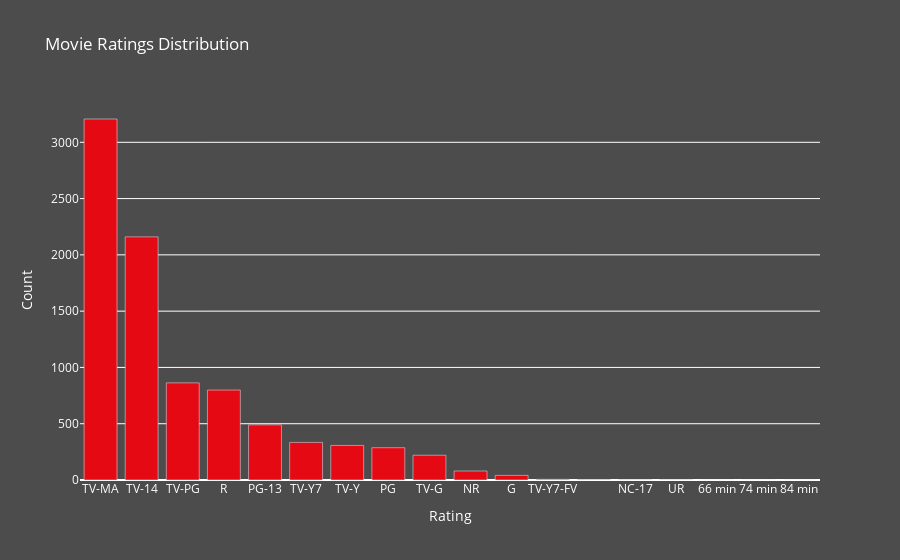

This figure's notebook cell:
### Markdown cell above
## Movie Rating Distribution

### Code cell
ratings       = list(netflix_data['rating'].value_counts().index)
rating_counts = list(netflix_data['rating'].value_counts().values)

fig = go.Figure(data=[go.Bar(
    x=ratings,
    y=rating_counts,
    marker_color='#E50914'
)])

fig.update_layout(
    title='Movie Ratings Distribution',
    xaxis_title='Rating',
    yaxis_title='Count',
    plot_bgcolor='rgba(0, 0, 0, 0)',
    paper_bgcolor='rgba(0, 0, 0, 0.7)',
    font=dict(
        color='white'
    )
)

fig.show()

### Figure 1 — Plotly figure (JSON) as saved in the notebook; plotly's stock layout.template omitted (floating-point values rounded to 4 significant figures)
{"data": [{"marker": {"color": "#E50914"}, "type": "bar", "x": ["TV-MA", "TV-14", "TV-PG", "R", "PG-13", "TV-Y7", "TV-Y", "PG", "TV-G", "NR", "G", "TV-Y7-FV", "", "NC-17", "UR", "66 min", "74 min", "84 min"], "y": [3207, 2160, 863, 799, 490, 334, 307, 287, 220, 80, 41, 6, 4, 3, 3, 1, 1, 1]}], "layout": {"font": {"color": "white"}, "paper_bgcolor": "rgba(0, 0, 0, 0.7)", "plot_bgcolor": "rgba(0, 0, 0, 0)", "title": {"text": "Movie Ratings Distribution"}, "xaxis": {"title": {"text": "Rating"}}, "yaxis": {"title": {"text": "Count"}}}}
